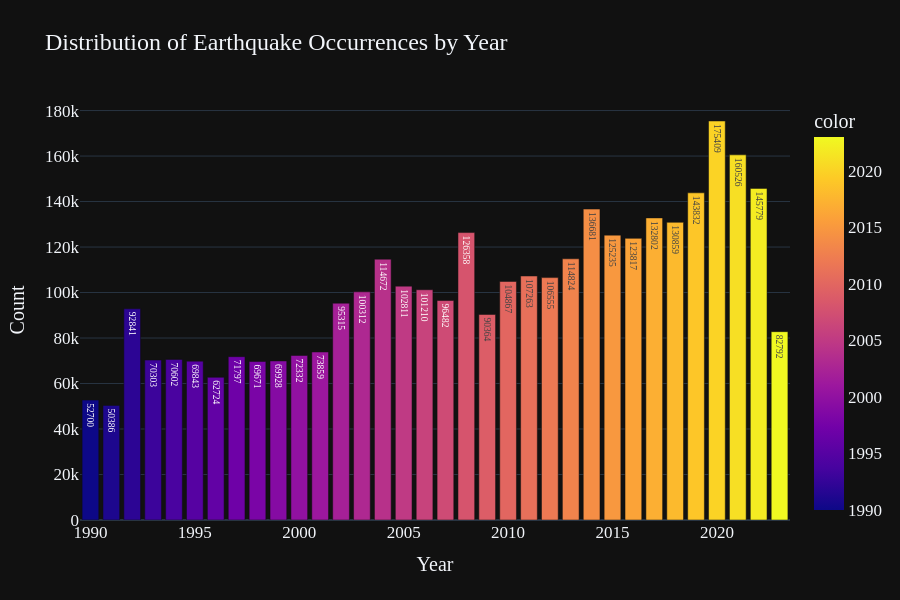

The code cell stored with this chart in its notebook:
### Markdown cell above
### Step 11 — Parse Dates and Count by Year
Convert the date column to a proper datetime type, extract the year, and count how many earthquakes occurred each year.

### Code cell
# Convert date column to datetime
df['date'] = pd.to_datetime(df['date'], format='mixed')

# Extract year
df['year'] = df['date'].dt.year

# Count earthquakes per year
year_counts = df['year'].value_counts().sort_index()
year_counts

### Figure 1 — Plotly figure (JSON) as saved in the notebook; plotly's stock layout.template omitted (floating-point values rounded to 4 significant figures)
{"data": [{"hovertemplate": "x=%{x}<br>y=%{y}<br>text=%{text}<br>color=%{marker.color}<extra></extra>", "legendgroup": "", "marker": {"color": [1990, 1991, 1992, 1993, 1994, 1995, 1996, 1997, 1998, 1999, 2000, 2001, 2002, 2003, 2004, 2005, 2006, 2007, 2008, 2009, 2010, 2011, 2012, 2013, 2014, 2015, 2016, 2017, 2018, 2019, 2020, 2021, 2022, 2023], "coloraxis": "coloraxis", "pattern": {"shape": ""}}, "name": "", "orientation": "v", "showlegend": false, "text": [52700.0, 50390.0, 92840.0, 70300.0, 70600.0, 69840.0, 62720.0, 71800.0, 69670.0, 69930.0, 72330.0, 73860.0, 95320.0, 100300.0, 114700.0, 102800.0, 101200.0, 96480.0, 126400.0, 90360.0, 104900.0, 107300.0, 106600.0, 114800.0, 136700.0, 125200.0, 123800.0, 132800.0, 130900.0, 143800.0, 175400.0, 160500.0, 145800.0, 82790.0], "textposition": "auto", "type": "bar", "x": [1990, 1991, 1992, 1993, 1994, 1995, 1996, 1997, 1998, 1999, 2000, 2001, 2002, 2003, 2004, 2005, 2006, 2007, 2008, 2009, 2010, 2011, 2012, 2013, 2014, 2015, 2016, 2017, 2018, 2019, 2020, 2021, 2022, 2023], "xaxis": "x", "y": [52700, 50386, 92841, 70303, 70602, 69843, 62724, 71797, 69671, 69928, 72332, 73859, 95315, 100312, 114672, 102811, 101210, 96482, 126358, 90364, 104867, 107263, 106555, 114824, 136681, 125235, 123817, 132802, 130859, 143832, 175409, 160526, 145779, 82792], "yaxis": "y"}], "layout": {"barmode": "relative", "coloraxis": {"colorbar": {"title": {"text": "color"}}, "colorscale": [[0, "#0d0887"], [0.1111, "#46039f"], [0.2222, "#7201a8"], [0.3333, "#9c179e"], [0.4444, "#bd3786"], [0.5556, "#d8576b"], [0.6667, "#ed7953"], [0.7778, "#fb9f3a"], [0.8889, "#fdca26"], [1, "#f0f921"]]}, "font": {"family": "Franklin Gothic", "size": 17}, "height": 600, "legend": {"tracegroupgap": 0}, "title": {"text": "Distribution of Earthquake Occurrences by Year"}, "xaxis": {"anchor": "y", "domain": [0, 1], "title": {"text": "Year"}}, "yaxis": {"anchor": "x", "domain": [0, 1], "title": {"text": "Count"}}}}
